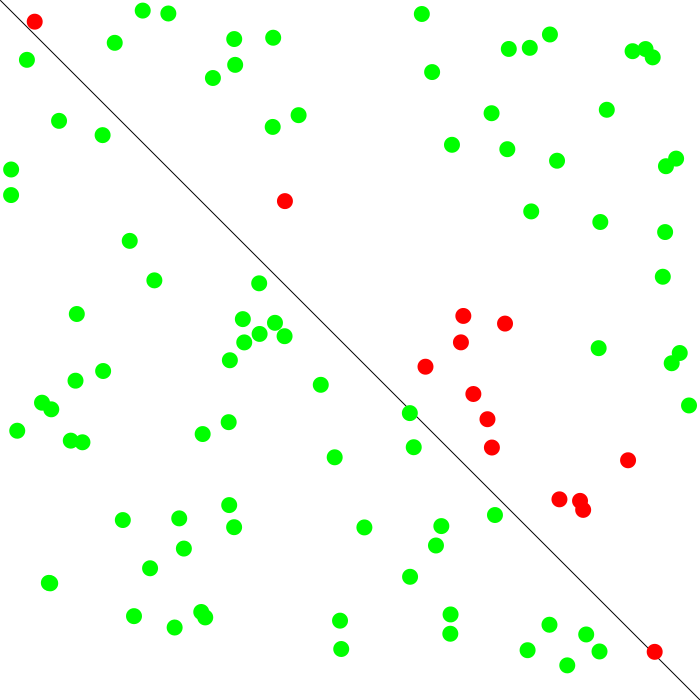
Frame 1 (no input)
Frame 60 (the mouse pressed at the canvas centre just before this capture): identical to frame 1, image omitted
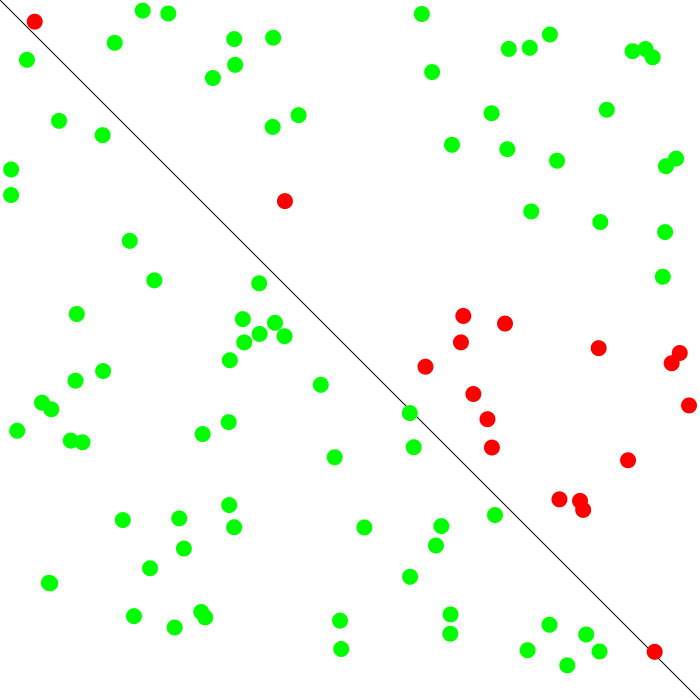
Frame 120 (the mouse held since frame 60 and released just before this capture)

The Processing sketch that drew these frames (run headless with seeded random() and noise(); from frame 60 on, the mouse is pressed at the canvas centre):

// Processing sketch: View_Perceptron
// ── View_Perceptron.pde
//This is the activation function
int sign(float n) {
  if (n >= 0) {
    return 1;
  } else {
    return -1;
  }
}

class Perceptron {
  float[] weights = new float[2];
  float lr = 0.1;    //Learning rate variable to be used in guess
  //Constructor
  Perceptron() {
    for (int i = 0; i < weights.length; i++) { //Initialize the weights randomly
        weights[i] = random(-1, 1);
      }
  }
  
  int guess(float[] inputs) {
    float sum = 0;
    for (int i=0; i < weights.length; i++) {
         sum += inputs[i] * weights[i];
    }
    int output = sign(sum);
    return output;
  } //End of guess function
  
  void train(float[] inputs, int target) {
    int guess = guess(inputs);
    int error = target - guess;
    for (int i=0; i<weights.length; i++) {
      weights[i] +=  error * inputs[i] * lr;      //Error multiplied with inputs as well as the learning rate (Defined at top)
    }
  }
  
  
} //End of Perceptron class

//------------------END OF THE PERCEPTRON DEFINITION

Perceptron brain;
Point[] points = new Point[100];    //Array of 100 points

void setup() {
  size(700, 700);
  brain = new Perceptron();
  for (int i = 0; i < points.length; i++ ) {
    points[i] = new Point();
  }
  
  float[] inputs = {-1, 0.5};
  int guess = brain.guess(inputs);
  println(guess);
} //End of setup

//Main draw function for drawing in output canvas
void draw() {
  background(255);
  stroke(0);
  line(0, 0, width, height);
  for (Point pt : points) {
    pt.show();
  } 
  
  for (Point pt : points) 
  {
    float[] inputs = {pt.x, pt.y};
    int target = pt.label;
    //brain.train(inputs, target);
    int guess = brain.guess(inputs);
    if (guess == target) {
        fill(0, 255, 0);
    } else {
      fill(255, 0, 0);
    }
      noStroke();
      ellipse(pt.x, pt.y, 16, 16);
    }
} //End of draw

void mousePressed() {
    for (Point pt : points) 
    {
    float[] inputs = {pt.x, pt.y};
    int target = pt.label;
    brain.train(inputs, target);
    }
}

// ── Points.pde
class Point {
  float x;
  float y;
  int label;
  
  Point() {
    x = random(width);
    y = random(height);
    if (x > y) {
      label = 1;
    } else {
      label = -1;
    }
  }
  
  void show() {
      stroke(0);
      if (label == 1) {
        fill(255);
      } else {
        fill(0);
      }
      ellipse(x, y, 8, 8);
    }
}
